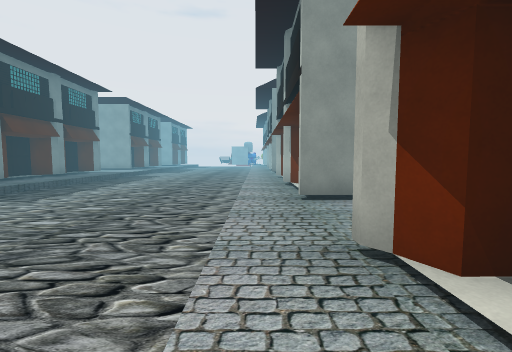
[1] (above)

17 first-person views from a walk through a 3-D level made in the Unity game engine. The camera is 1.3 m above the floor, tilts 4° down and sees 90° across. The floor is counted in squares, 2 m on a side. Each view is taken from the middle of a square. On the plan, view 1 faces up. The plan holds only what a view shows up to about 9 squares ahead; the rest is blank. The place goes on beyond the plan. The player is left out. Some animated figures are left out. Some surface patterns are stand-ins.

[2]
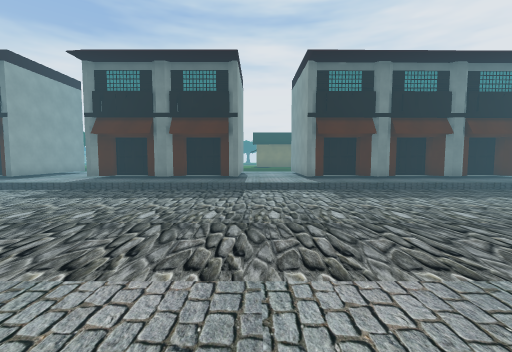

[3]
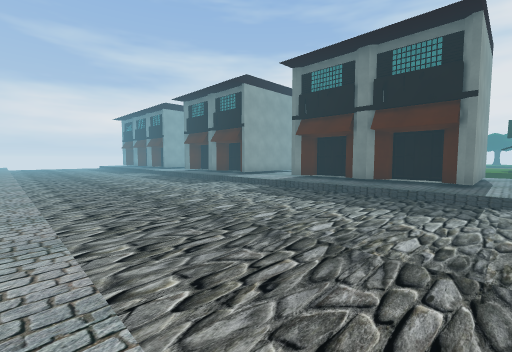

[4]
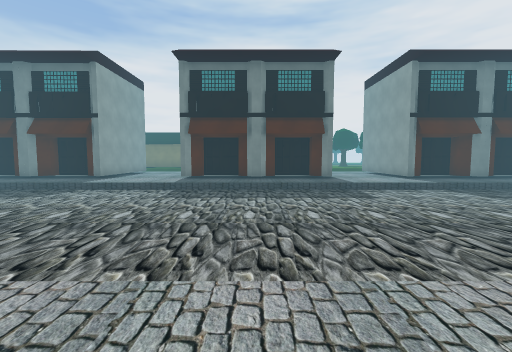

[5]
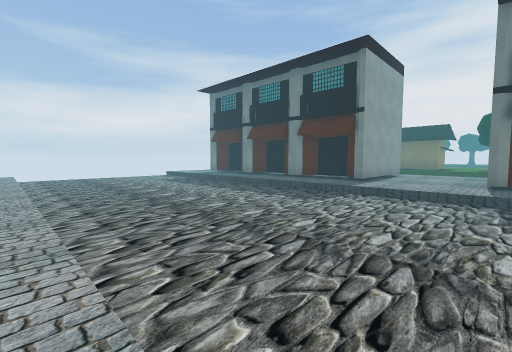

[6]
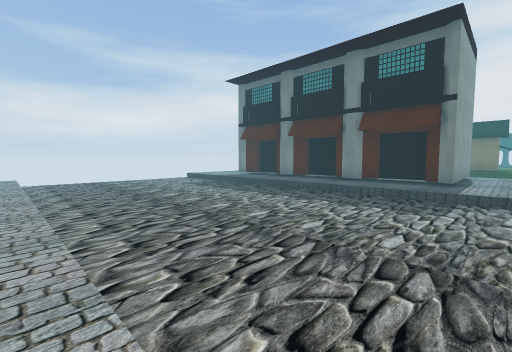

[7]
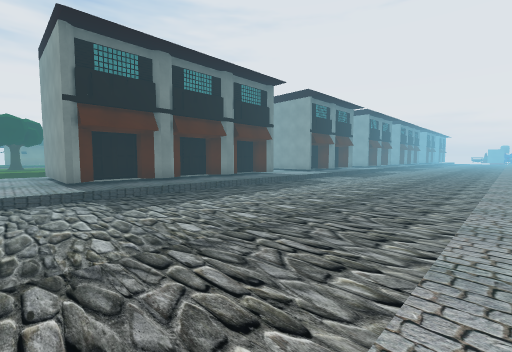

[8]
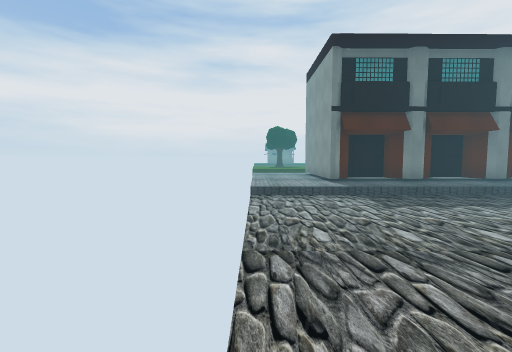

[9]
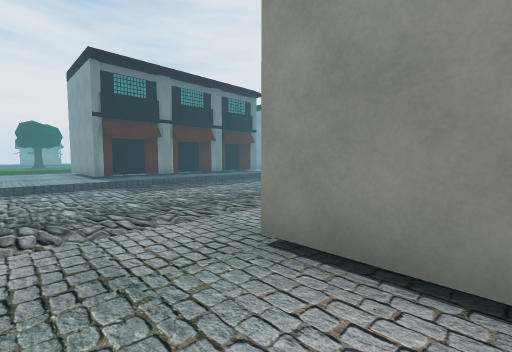

[10]
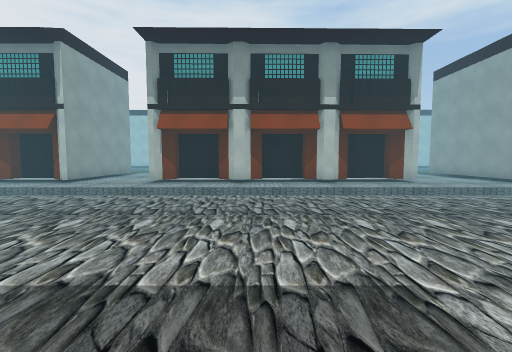

[11]
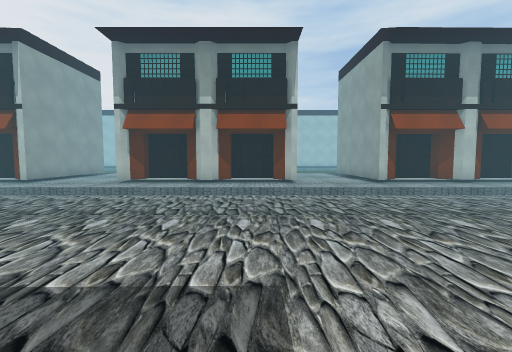

[12]
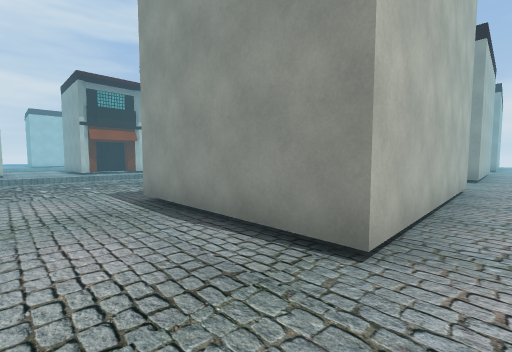

[13]
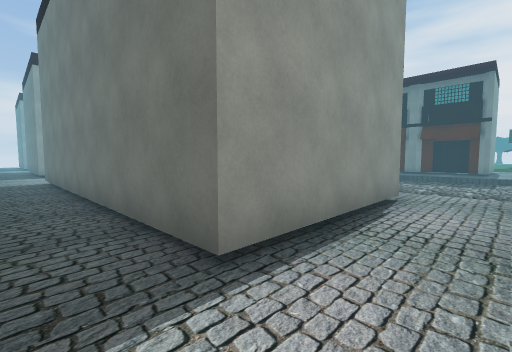

[14]
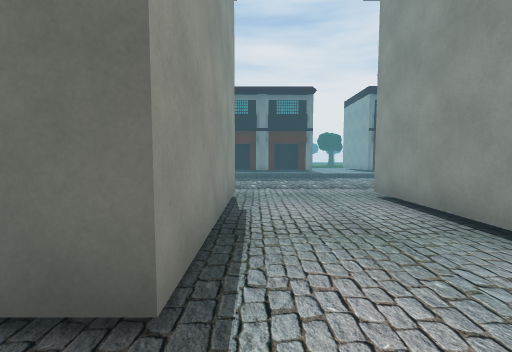

[15]
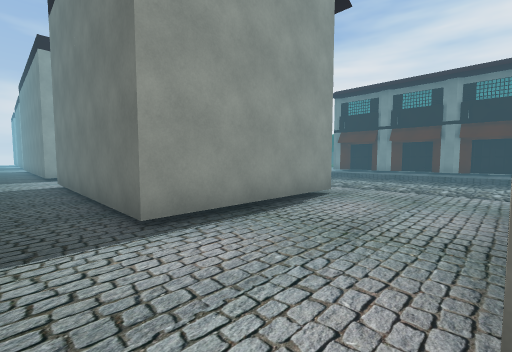

[16]
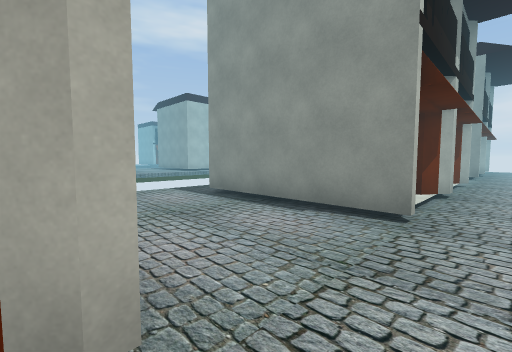

[17]
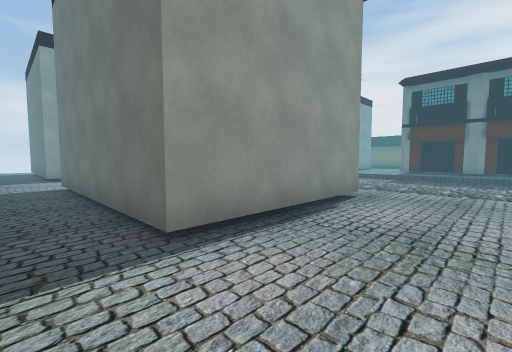

### Floor plan
Key: @ floor where view 1 was taken; # wall or solid block; . main floor; : floor 0.5 m higher than the main floor; + floor 0.75 m higher than the main floor; / step, stairs or slope.
Columns run from 11 left of view 1 to 5 right of it. Each row starts with its distance up from view 1.
 11    ##/.... :####:
 10    #//.....::::::
  9    #//.....::::::
  8    #//.....:####:
  7    ##/...../+###:
  6    #//.....:## #:
  5    ##/.....//###:
  4 :::::/.....:####:
  3 :::::/.....::::::
  2 :####/.....::::::
  1 :###//.....:####:
  0 :####/.....@#  #:
 -1 :###//.....:## #:
 -2 :####/.....//###:
 -3 :: ::/.....:## #:
 -4 :: ::/.....//###:
 -5 :####/.....:####:
 -6 :###//.....::::::
 -7 :# ##/.....::::::
 -8 :###//.....:####:
 -9    ##/.....//  #:
-10 :::::/.....:#  #:
-11 :::::/.....//  #:
-12 :###//.....:#  #:
-13    #//.....::  ::
-14    #//.....::  ::
-15    #//.....:#  #:
-16    #//.....//  #:
-17    ##/.....:   #:
-18    #//...../   #:
-19 :####/.....:##
-20 :::::/.....:::
-21  ::::/.....:::

Positions as (right, up) in squares from view 1, and headings:
1: (0, 0), facing up
2: (1, 3), facing left
3: (0, 3), facing down-left
4: (1, -7), facing left
5: (0, -9), facing down-left
6: (0, -11), facing down-left
7: (0, -20), facing up-left
8: (0, -21), facing left
9: (2, -21), facing up-left
10: (-6, -1), facing right
11: (-6, 5), facing right
12: (-11, 4), facing down-right
13: (5, 3), facing down-left
14: (5, 9), facing left
15: (5, 11), facing down-left
16: (0, -5), facing down-right
17: (5, -6), facing down-left
